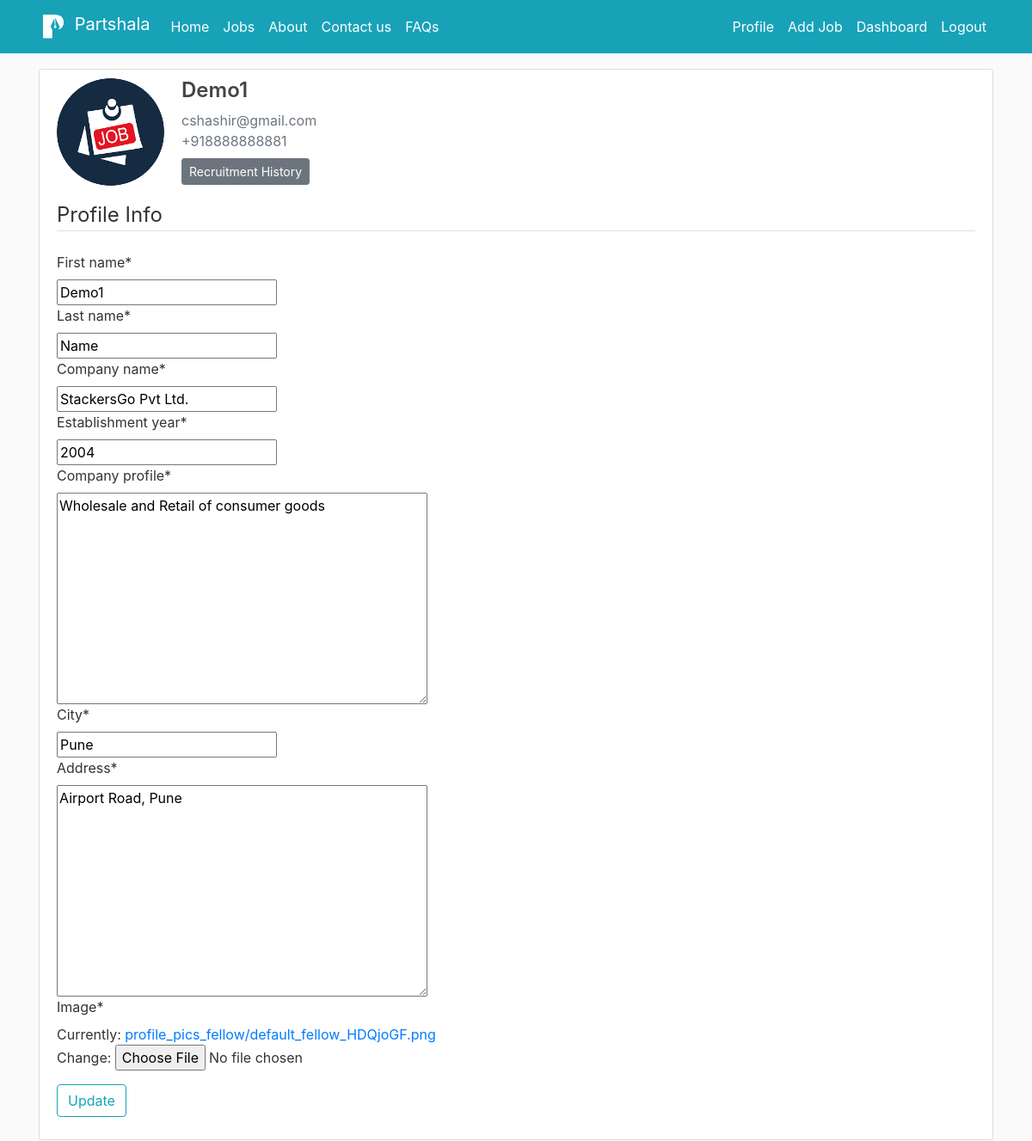
/profile-fellow/ (signed in), run on the app's committed database.
### users/models.py (models this page shows, shortened)
class User(AbstractUser):
    username = models.CharField(unique=True,max_length=30)
    email = models.EmailField(unique=True,max_length=75)
    phone = PhoneNumberField( "Phone number: +9188xxx xxx88", unique=True,null=False, blank=False, default = '8888888888')
    is_fellow = models.BooleanField(default=False)
    is_associate = models.BooleanField(default=False)

class ProfileFellow(models.Model):
    fellow = models.OneToOneField(User, on_delete=models.CASCADE)
    company_name = models.CharField(default='', max_length=100)
    first_name = models.CharField(default='', max_length=15)
    last_name = models.CharField(default='', max_length=15)
    company_profile = models.TextField(default='')
    image = models.ImageField(default='default_fellow.png', upload_to='profile_pics_fellow')
    estd = models.PositiveIntegerField("Establishment year", default='1998', blank=False, validators=[MaxValueValidator(9999)])
    is_fellow = models.BooleanField(default=True)
    city = models.CharField(max_length=15, default='')
    address = models.TextField(default='Reporting Address')
    fellow_avg_rating = models.DecimalField(default=3, max_digits=2, decimal_places=1)
    is_verified = models.BooleanField(default=False)
    note_by_partshala = models.TextField(default='')

### users/views.py (the view)
# urls.py: path('', user_views.profile_fellow, name='profile_fellow'),
@login_required(login_url=reverse_lazy('login'))
def profile_fellow(request):
    if request.method == 'POST':
        u_form = FellowUpdateForm(request.POST, instance=request.user.profilefellow)
        p_form = FellowPicUpdateForm(request.POST, request.FILES, instance=request.user.profilefellow)
        if u_form.is_valid() and p_form.is_valid():
            u_form.save()
            p_form.save()
            messages.success(request, f'Your account has been updated!')
            return redirect('profile_fellow')
    else:
        u_form = FellowUpdateForm(instance=request.user.profilefellow)
        p_form = FellowPicUpdateForm(instance=request.user.profilefellow)
    logged_in_fellow_posts = Post.objects.filter(fellow=request.user).order_by('-post_date')
    context = {
        'u_form': u_form,
        'p_form': p_form,
        'logged_in_fellow_posts': logged_in_fellow_posts
    }
    return render(request, 'users/profile_fellow.html', context)

### users/forms.py
class FellowUpdateForm(forms.ModelForm):
    class Meta:
        model = ProfileFellow
        fields = ['first_name', 'last_name','company_name', 'estd', 'company_profile', 'city', 'address']

class FellowPicUpdateForm(forms.ModelForm):
    class Meta:
        model = ProfileFellow
        fields = ['image']

### users/templates/users/profile_fellow.html (shortened to what this page needs)
{% extends "blog/base.html" %}
{% load crispy_forms_tags %}
{% load mathfilters %}
{% block content %}
<div class="content-section">
	<div class="media">
	    <img class="rounded-circle account-img" src="{{ user.profilefellow.image.url }}">
	    <div class="media-body">
	      <h4 style="font-size: 1.5rem; font-weight: 600">{{ user.profilefellow.fellow }}</h4>
	      <p class="text-secondary mb-0">{{ user.email }}</p>
          <p class="text-secondary mb-1">{{ user.phone }}</p>
          <a class= "btn btn-secondary btn-sm mt-1 mb-1" href="{% url 'recruitment_history' %}">Recruitment History</a>
	    </div>
	</div>
	<form method= "POST" enctype='multipart/form-data'>
		<fieldset class= "form-group">
			<legend class= "border-bottom mb-4"> Profile Info</legend>
			{{ u_form| crispy }}
			{{ p_form| crispy }}
		</fieldset>
		<div class= "form-group">
			<button class= "btn btn-outline-info" type="submit"> Update</button>
		</div>
	</form>
</div>
{% endblock content %}

### blog/static/blog/main.css (style rules this page uses)
body { background: #fafafa; color: #333333; margin-top: 5rem; }
h1, h2, h3, h4, h5, h6 { color: #444444; }
.content-section { background: #ffffff; padding: 10px 20px; border: 1px solid #dddddd; border-radius: 3px; margin-bottom: 20px; }
.account-img { height: 125px; width: 125px; margin-right: 20px; margin-bottom: 16px; }

### data on the page
User: profilefellow.image (placeholder picture), profilefellow.fellow "Demo1", email "cshashir@gmail.com", phone "+918888888881"
ProfileFellow: first_name "Demo1", last_name "Name", company_name "StackersGo Pvt Ltd.", estd "2004", company_profile "Wholesale and Retail of consumer goods", city "Pune", address "Airport Road, Pune"
